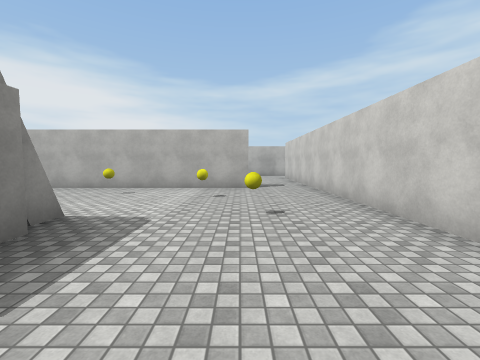
view 1 (above)

17 first-person views from a walk through a 3-D level made in the Unity game engine. The camera is 1.5 m above the floor, tilts 4° down and sees 90° across. The floor is counted in squares, 2 m on a side. Each view is taken from the middle of a square. On the plan, view 1 faces up. The plan holds only what a view shows up to about 9 squares ahead; the rest is blank. The player character is not drawn. Surface patterns are stand-ins for the level's own textures.

view 2
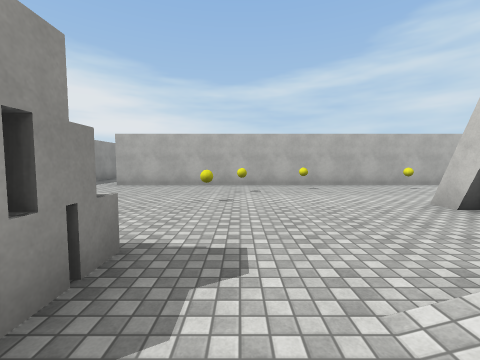

view 3
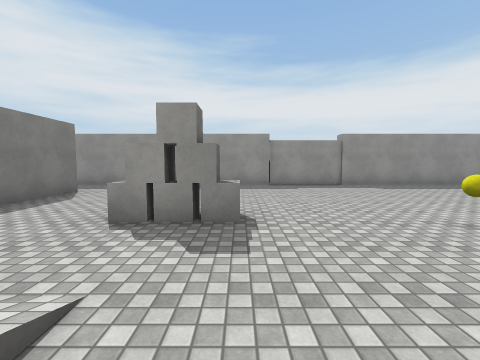

view 4
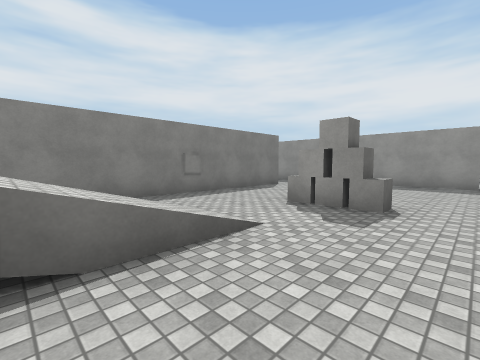

view 5
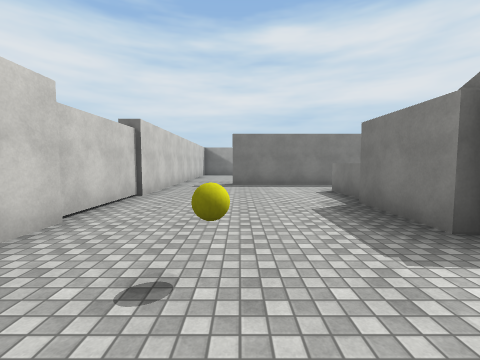

view 6
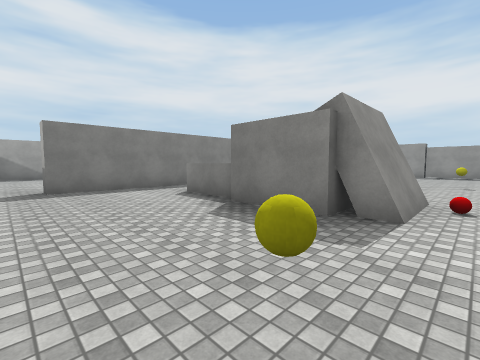

view 7
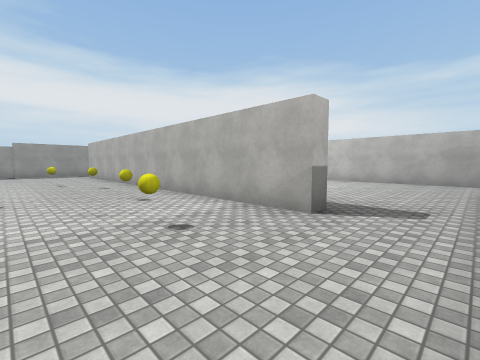

view 8
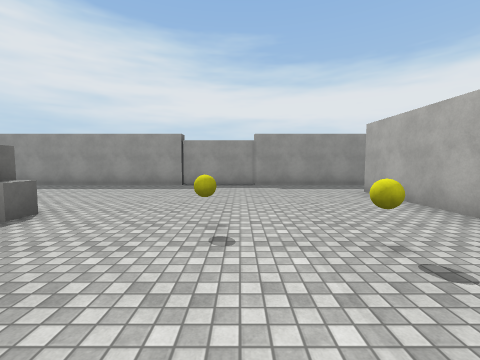

view 9
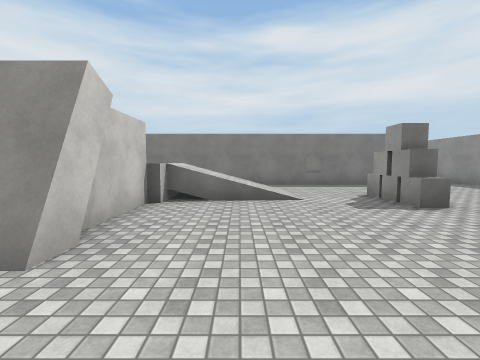

view 10
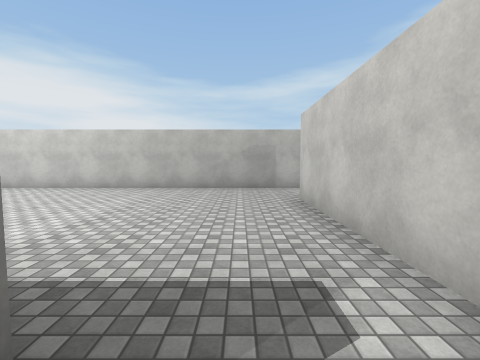

view 11
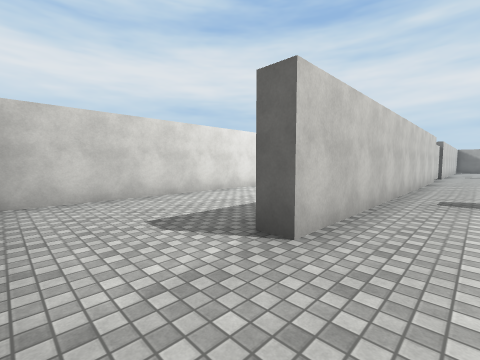

view 12
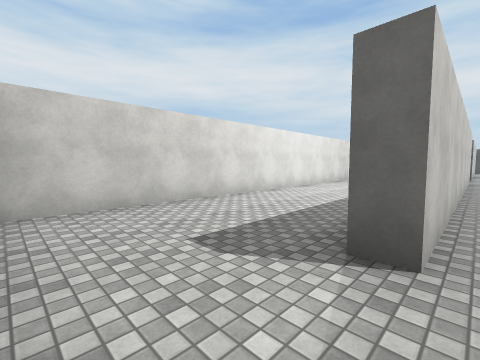

view 13
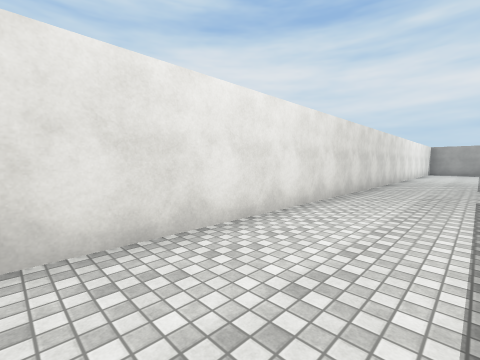

view 14
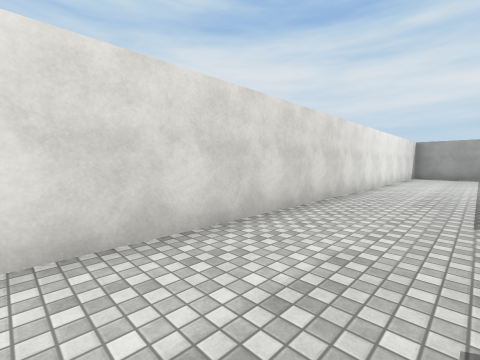

view 15
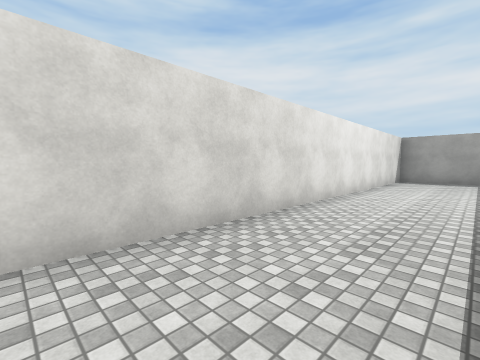

view 16
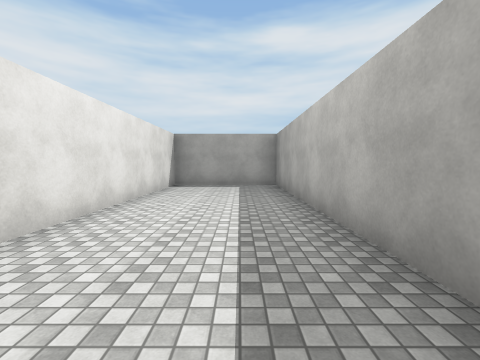

view 17
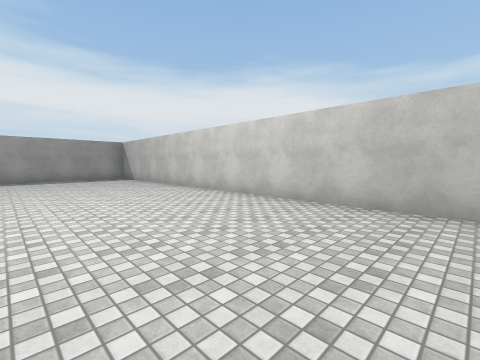

### Floor plan
Points are (right, up) in squares from view 1. A wall is a line through its corners. A room is listed if a view was taken in it or the views show most of it. See-through windows are left out.
Room 1 (views 1, 2, 3, 4, 5, 6, 7, 8, 9, 10)
walls: (-4.6, 3.1) (-2.5, 3.1); (-4.5, 2.4) (-4.5, 3.3); (-4.3, 0.5) (-4.3, 2.4); (-3, 2.5) (-2.3, 2.5) (-2.3, 0.5); (-2.5, 3.3) (-2.5, 2.5); (-7.5, -3.2) (0.3, -3.2); (0.3, 7.3) (-12.2, 7.3); (2.3, 2) (2.3, 7.5); (-12.2, -3.2) (-9.4, -3.2); (-14.3, 7.6) (-14.3, -2.6); (2.3, -2.5) (2.3, 1.9)
low walls: (-4.5, 3.3) (-2.5, 3.3); (-5.1, 0.1) (-4.5, 0.1)
ways out: opening at (-13, 8) to room 2; opening at (1.5, 8) to room 2; opening at (-13, -3); opening at (1.5, -3)
objects: cube (-9, -1); cube (-9, 0); cube (-9, 1); yellow ball (-9, 4); yellow ball (-8, 5); other object (-6, 6); red ball (-4, 4); other object (-3, 6); yellow ball (-1, 5); yellow ball (0, 3)
Room 2 (views 11, 12, 17)
walls: (0.3, 7.9) (0.3, 7.3); (2.3, 7.5) (2.3, 12); (2.9, 14.3) (-10.5, 14.3); (-14.3, 10.6) (-14.3, 7.6)
ways out: opening at (-13, 8) to room 1; opening at (1.5, 8) to room 1; opening at (3, 13.5) to room 3
Room 3 (views 13, 14, 15, 16)
walls: (2.7, -3.1) (2.7, -10.3) (6.2, -10.3) (6.2, 14.1); (2.3, 12) (2.8, 12)
ways out: opening at (3, 13.5) to room 2

Where each view was taken, in squares from view 1:
view 1: 0 up, 0 right, facing up
view 2: 1 down, 8 left, facing up
view 3: 1 up, 6 left, facing left
view 4: 2 up, 5 left, facing down-left
view 5: 5 up, 0 right, facing down
view 6: 4 up, 1 right, facing down-left
view 7: 4 up, 2 right, facing up-left
view 8: 4 up, 6 left, facing left
view 9: 5 up, 6 left, facing down
view 10: 7 up, 1 right, facing up
view 11: 14 up, 1 right, facing down-right
view 12: 14 up, 2 right, facing down-right
view 13: 9 up, 4 right, facing down-right
view 14: 4 up, 4 right, facing down-right
view 15: 1 up, 4 right, facing down-right
view 16: 2 down, 4 right, facing down
view 17: 10 up, 2 left, facing up-left
